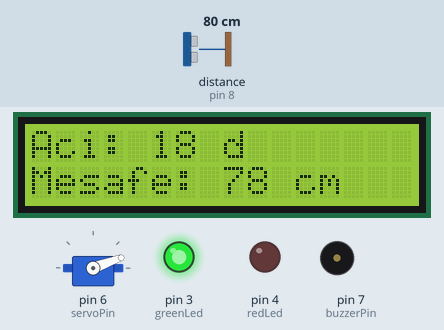
Simulated run of this sketch. Board: Arduino Uno, built with avr-gcc and run on an emulated ATmega328P. Parts: servo, 16×2 character LCD, output pins drawn as LEDs (lit = HIGH), buzzer (waves = sounding, pin HIGH). Wiring (inferred from the names in the program): ultrasonic range finder: trigger pin 12; echo pin 8. Inputs (shaded band) come from the test bench; at power-on: distance to the obstacle (sensor on pin 8) 80 cm. The echo pulse lasts 58.3 µs per cm; pins used as bus, display or sensor lines are not drawn.

Above: at 3.2 s.
3.3 s: distance to the obstacle (sensor on pin 8) set to 2 cm
At 3.51 s:
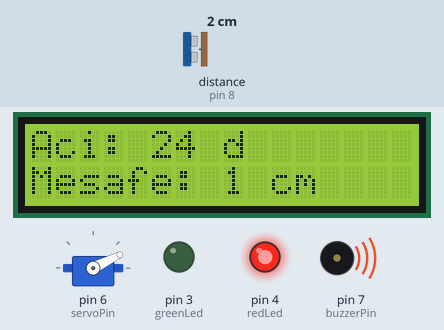
5.0 s: distance to the obstacle (sensor on pin 8) set to 19 cm
At 5.24 s:
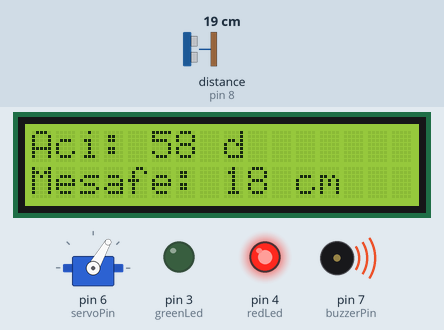
7.0 s: distance to the obstacle (sensor on pin 8) set to 23 cm
At 7.21 s:
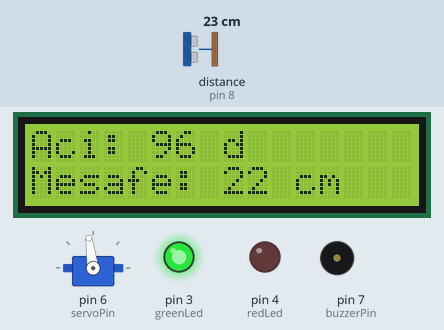
8.8 s: distance to the obstacle (sensor on pin 8) set to 4 cm
At 8.98 s:
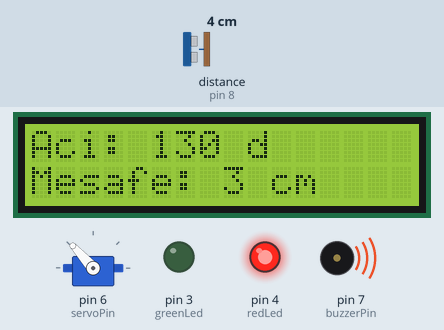
10.7 s: distance to the obstacle (sensor on pin 8) set to 35 cm
At 11.55 s:
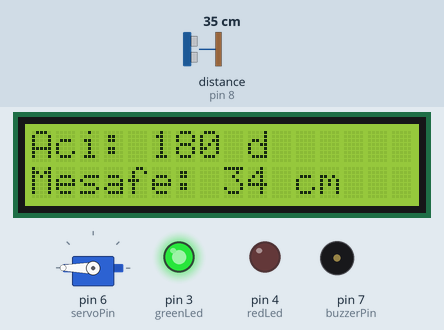
12.5 s: distance to the obstacle (sensor on pin 8) set to 9 cm
At 12.71 s:
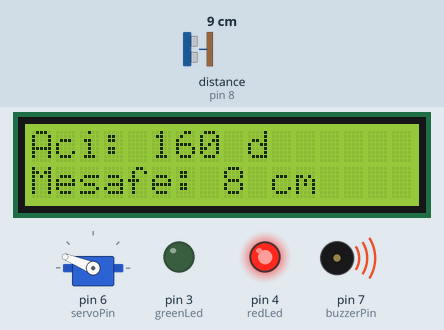
Timing chart, 0 to 21.4 s (numbered marks = the images above; inputs shaded):
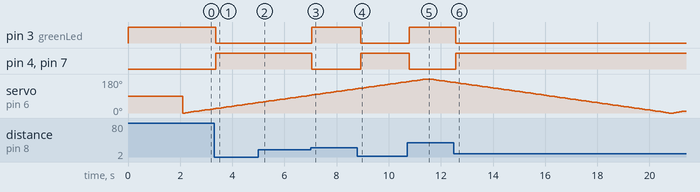

The sketch:

Arduino_Kodu.ino
```cpp
#include <Wire.h>
#include <LiquidCrystal_I2C.h>
#include <Servo.h>


LiquidCrystal_I2C lcd(0x20, 16, 2);  // Ekran adresimiz
Servo radarServo;


const int servoPin  = 6;
const int buzzerPin = 7;
const int echoPin   = 8;
const int trigPin   = 12;
const int redLed    = 4;  // Tehlike LED'imiz
const int greenLed  = 3;  // Güvenli LED'imiz


int alarmMesafesi = 20;

long sure;
int mesafe;

void setup() {
  // Pin Modlarımız
  pinMode(trigPin, OUTPUT);
  pinMode(echoPin, INPUT);
  pinMode(buzzerPin, OUTPUT);
  pinMode(redLed, OUTPUT);
  pinMode(greenLed, OUTPUT);

  // Başlangıç Durumu
  digitalWrite(greenLed, HIGH); // Sistemi açtık yeşil yaktık

  // Servo motorumuzu ve LCD'yi Başlatma Kodlarımız
  radarServo.attach(servoPin);
  lcd.init();
  lcd.backlight();

  // Açılış Ekranı
  lcd.setCursor(0,0);
  lcd.print("Radar Sistemi");
  lcd.setCursor(0,1);
  lcd.print("Baslatiliyor...");
  delay(2000);
  lcd.clear();
}

void loop() {

  for (int i = 0; i <= 180; i+=2) { // 2'şer derece atlayarak daha hızlı taramamızı yapsın
    radarServo.write(i);
    delay(75); // Motorun hedefe varması için bekleme süresi                   NOT:(Videoda bu süre 113ms alınmıştır orda dönüş daha net görünmesi açısından )

    mesafe = mesafeOlc(); // Ölçümümüzü yap
    ekranaYaz(i, mesafe); // LCD'ye yaz
    alarmKontrol(mesafe); // Tehlike var mı?
  }


  for (int i = 180; i >= 0; i-=2) {
    radarServo.write(i);
    delay(75);

    mesafe = mesafeOlc();
    ekranaYaz(i, mesafe);
    alarmKontrol(mesafe);
  }
}


int mesafeOlc() {
  digitalWrite(trigPin, LOW); // trig pin'den sinyal (ses dalgası) atma
  delayMicroseconds(2);
  digitalWrite(trigPin, HIGH); // trig pin'den sinyal (ses dalgası) at
  delayMicroseconds(10);
  digitalWrite(trigPin, LOW); // tekrar kapat trig pini sinyal gönderme

  sure = pulseIn(echoPin, HIGH);
  int dist = sure * 0.034 / 2;
  return dist;
}


void ekranaYaz(int aci, int dist) {
  // Üst Satır: Açı Bilgisi
  lcd.setCursor(0, 0);
  lcd.print("Aci: ");
  lcd.print(aci);
  lcd.print(" d   "); // Eski sayıları silmek için boşluklar

  // Alt Satır: Mesafe Bilgisi
  lcd.setCursor(0, 1);
  lcd.print("Mesafe: ");
  if(dist > 400 || dist == 0) {
    lcd.print("YOK   "); // Menzil dışı
  } else {
    lcd.print(dist);
    lcd.print(" cm  "); // Eski sayıları silmek için boşluklar
  }
}


void alarmKontrol(int dist) {
  if (dist > 0 && dist < alarmMesafesi) {
    // TEHLİKE DURUMU
    digitalWrite(buzzerPin, HIGH); // Ses ver
    digitalWrite(redLed, HIGH);    // Kırmızı Yak
    digitalWrite(greenLed, LOW);   // Yeşili Söndür
  } else {
    // GÜVENLİ DURUM
    digitalWrite(buzzerPin, LOW);
    digitalWrite(redLed, LOW);
    digitalWrite(greenLed, HIGH);
  }

}
```

Measured:
- the behaviour switches between 20 and 21 cm on distance to the obstacle (sensor on pin 8) (found by bisection; images 2 and 3)
- after the input at 3.3 s, pin 3 (greenLed): HIGH → LOW after 0.07 s; pin 4 (redLed), pin 7 (buzzerPin): LOW → HIGH after 0.07 s
- after the input at 7.0 s, pin 3 (greenLed): LOW → HIGH after 0.05 s; pin 4 (redLed), pin 7 (buzzerPin): HIGH → LOW after 0.05 s
- after the input at 8.8 s, pin 3 (greenLed): HIGH → LOW after 0.13 s; pin 4 (redLed), pin 7 (buzzerPin): LOW → HIGH after 0.13 s
- after the input at 10.7 s, pin 3 (greenLed): LOW → HIGH after 0.08 s; pin 4 (redLed), pin 7 (buzzerPin): HIGH → LOW after 0.08 s
- after the input at 12.5 s, pin 3 (greenLed): HIGH → LOW after 0.06 s; pin 4 (redLed), pin 7 (buzzerPin): LOW → HIGH after 0.06 s
